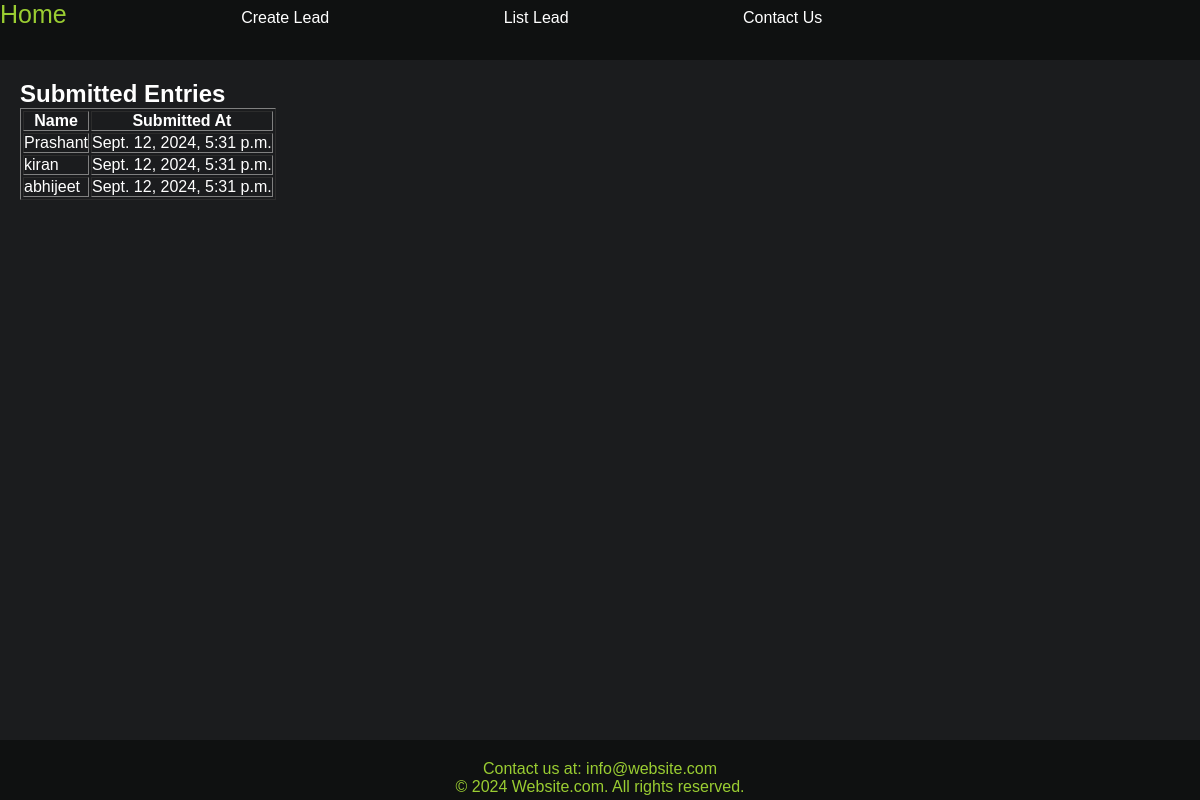
Before: /list-lead with the older database file.
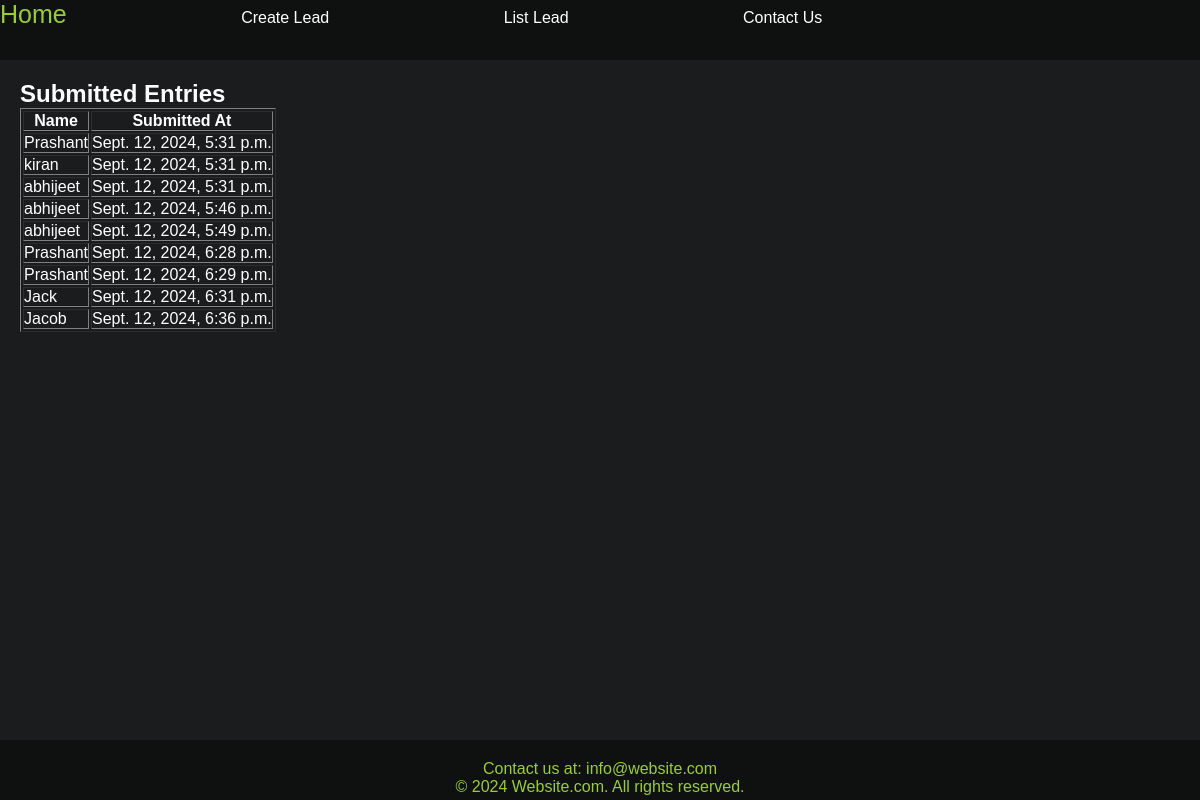
After: the same page with the newer database file.
### webapp/models.py (models this page shows, shortened)
class UserSubmission(models.Model):
    name = models.TextField()
    timestamp = models.DateTimeField(auto_now_add=True)

### webapp/views.py (the view)
# urls.py: path("list-lead", views.list_lead, name="list_lead"),
def list_lead(request):
    submissions = UserSubmission.objects.all()
    information = {
        'submissions' : submissions
    }
    return render(request, 'webapp/listlead.html', information)

### webapp/templates/webapp/listlead.html (shortened to what this page needs)
<!DOCTYPE html>
<html lang="en">
<head>
    {% load static %}
    <link rel="stylesheet" href="{% static 'webapp/style.css' %}">
</head>
<body>
    <header>
        <div id="navbar">
            <a id="logo" href="/" >Home</a>
            <a href="/create-lead">Create Lead</a>
            <a href="/list-lead">List Lead</a>
            <a href="#">Contact Us</a>
        </div>
    </header>
    <main>
        <section class="content">
            <h2>Submitted Entries</h2>
            <table border="1">
                <tr>
                    <th>Name</th>
                    <th>Submitted At</th>
                </tr>
                {% for submission in submissions %}
                <tr>
                    <td>{{ submission.name }}</td>
                    <td>{{ submission.timestamp }}</td>
                </tr>
                {% empty %}
                <tr>
                    <td colspan="3">No submissions yet.</td>
                </tr>
                {% endfor %}
            </table>
        </section>
    </main>
    <footer>
        <p>Contact us at: info@website.com</p>
        <p>&copy; 2024 Website.com. All rights reserved.</p>
    </footer>
</body>
</html>

### webapp/static/webapp/style.css (style rules this page uses)
* { padding: 0; margin: 0; color: white; box-sizing: border-box; }
body { font-family: Arial, Helvetica, sans-serif; background-color: #1b1c1e; min-height: 100vh; display: block; position: relative; padding-bottom: 60px; overflow-x: hidden; }
#navbar { height: 60px; background-color: #0f1111; }
#logo { color: yellowgreen; font-size: 25px; }
a { margin-right: 170px; text-decoration: none; }
main { padding: 20px; margin-bottom: 60px; }
footer { background-color: #0f1111; text-align: center; padding: 20px; color: yellowgreen; position: absolute; bottom: 0; width: 100%; height: 60px; }
footer p { margin: 0; color: yellowgreen; }

Changed rows visible on the page:
added UserSubmission: name "abhijeet", timestamp "Sept. 12, 2024, 5:46 p.m."
added UserSubmission: name "abhijeet", timestamp "Sept. 12, 2024, 5:49 p.m."
added UserSubmission: name "Prashant", timestamp "Sept. 12, 2024, 6:28 p.m."
added UserSubmission: name "Prashant", timestamp "Sept. 12, 2024, 6:29 p.m."
added UserSubmission: name "Jack", timestamp "Sept. 12, 2024, 6:31 p.m."
added UserSubmission: name "Jacob", timestamp "Sept. 12, 2024, 6:36 p.m."
